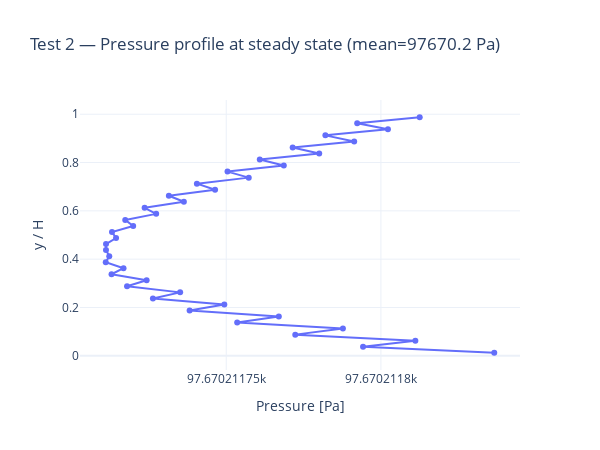

Notebook source saved alongside this figure:
### Code cell
# Plot: pressure at final time (should remain approximately uniform)
p_final = np.asarray(prim_final.p)
p_mean  = p_final.mean()

fig = go.Figure()
fig.add_trace(go.Scatter(
    x=p_final[y_order], y=y_sorted / H,
    mode="lines+markers",
    name="p [Pa]",
))
fig.update_xaxes(title_text="Pressure [Pa]")
fig.update_yaxes(title_text="y / H")
fig.update_layout(
    title=f"Test 2 — Pressure profile at steady state (mean={p_mean:.1f} Pa)",
    width=600, height=450,
)
fig.show()

### Figure 1 — Plotly figure (JSON) as saved in the notebook; plotly's stock layout.template omitted (floating-point values rounded to 4 significant figures)
{"data": [{"mode": "lines+markers", "name": "p [Pa]", "type": "scatter", "x": [97670.0, 97670.0, 97670.0, 97670.0, 97670.0, 97670.0, 97670.0, 97670.0, 97670.0, 97670.0, 97670.0, 97670.0, 97670.0, 97670.0, 97670.0, 97670.0, 97670.0, 97670.0, 97670.0, 97670.0, 97670.0, 97670.0, 97670.0, 97670.0, 97670.0, 97670.0, 97670.0, 97670.0, 97670.0, 97670.0, 97670.0, 97670.0, 97670.0, 97670.0, 97670.0, 97670.0, 97670.0, 97670.0, 97670.0, 97670.0], "y": [0.0125, 0.0375, 0.0625, 0.0875, 0.1125, 0.1375, 0.1625, 0.1875, 0.2125, 0.2375, 0.2625, 0.2875, 0.3125, 0.3375, 0.3625, 0.3875, 0.4125, 0.4375, 0.4625, 0.4875, 0.5125, 0.5375, 0.5625, 0.5875, 0.6125, 0.6375, 0.6625, 0.6875, 0.7125, 0.7375, 0.7625, 0.7875, 0.8125, 0.8375, 0.8625, 0.8875, 0.9125, 0.9375, 0.9625, 0.9875]}], "layout": {"height": 450, "title": {"text": "Test 2 — Pressure profile at steady state (mean=97670.2 Pa)"}, "width": 600, "xaxis": {"title": {"text": "Pressure [Pa]"}}, "yaxis": {"title": {"text": "y / H"}}}}
